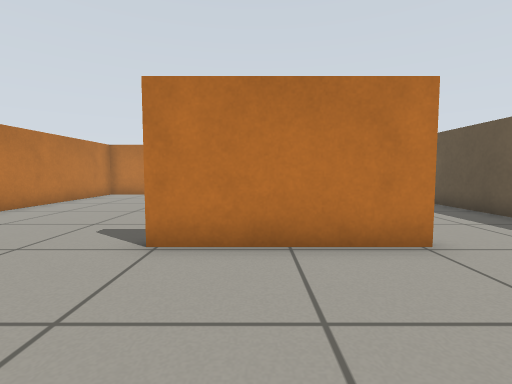
view 1 (above)

17 first-person views from a walk through a world built for the Gazebo simulator. The camera is 0.56 m above the floor, tilts 4° down and sees 85° across. The floor is counted in squares, 0.5 m on a side. Each view is taken from the middle of a square. On the plan, view 1 faces up. The plan holds only what a view shows up to about 12 squares ahead; the rest is blank.

view 2
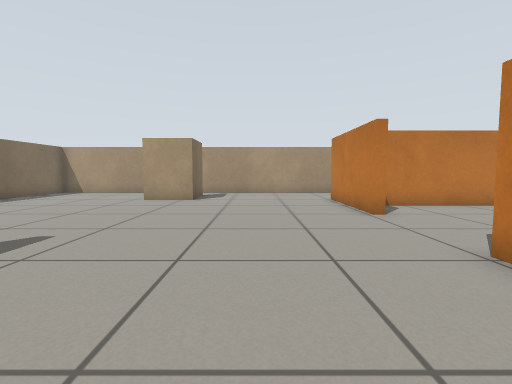

view 3
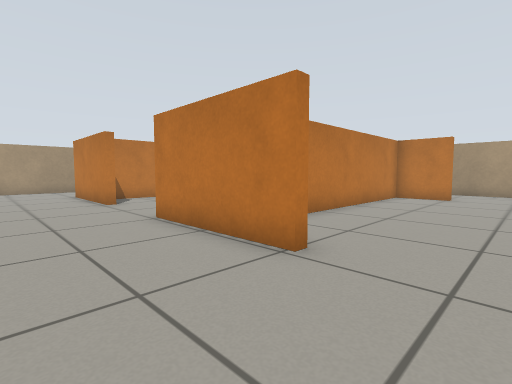

view 4
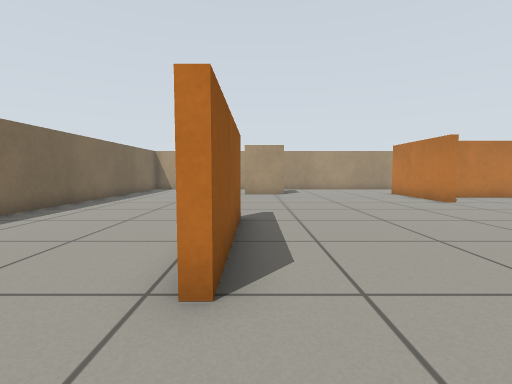

view 5
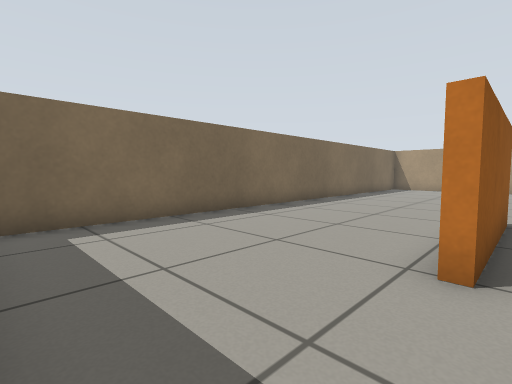

view 6
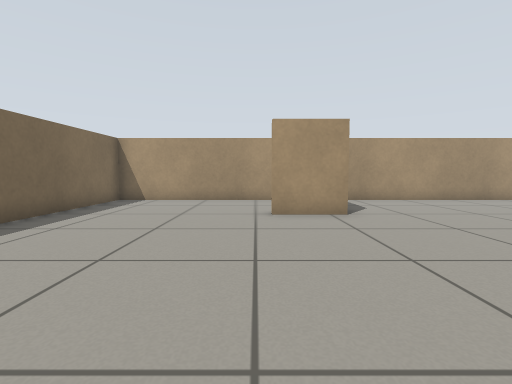

view 7
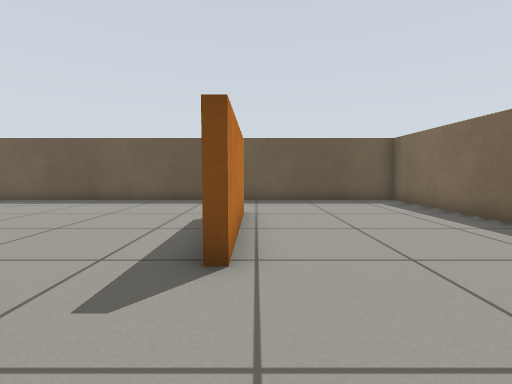

view 8
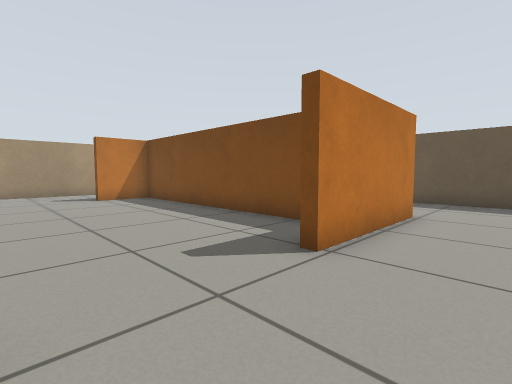

view 9
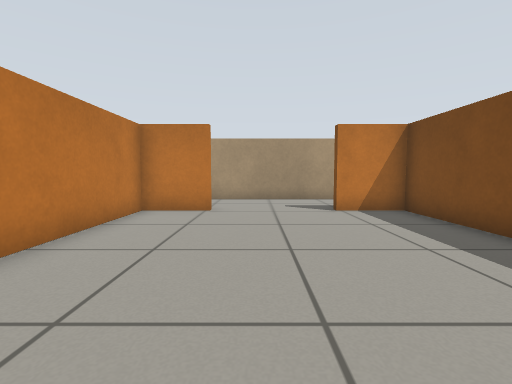

view 10
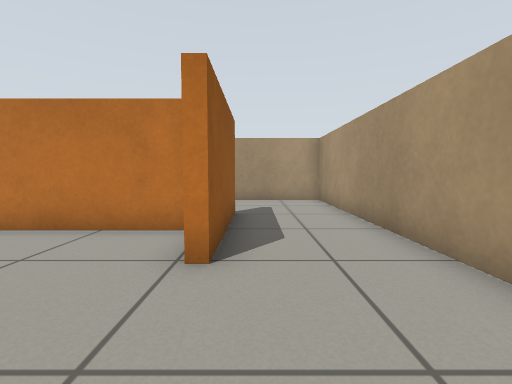

view 11
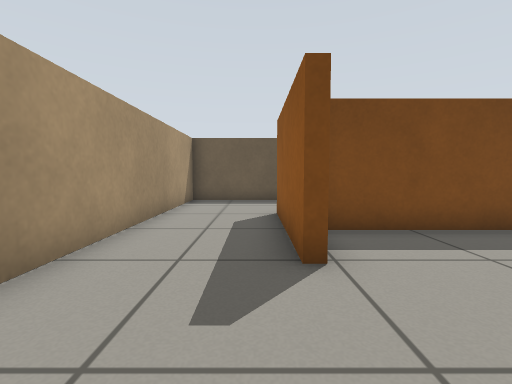

view 12
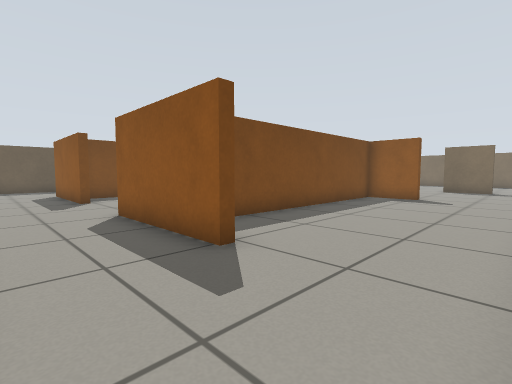

view 13
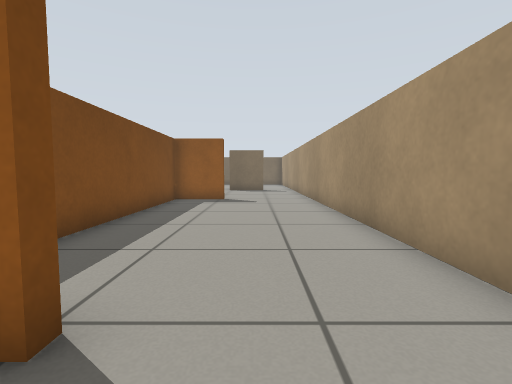

view 14
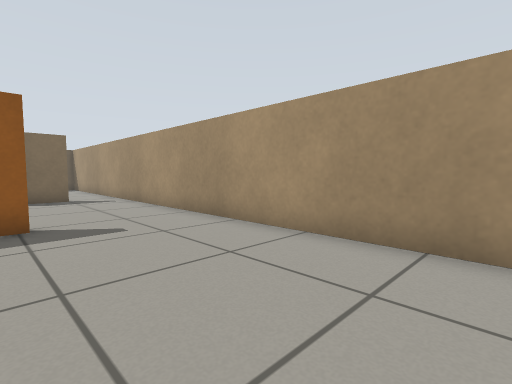

view 15
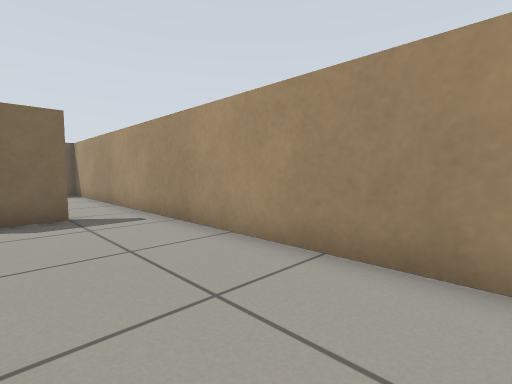

view 16
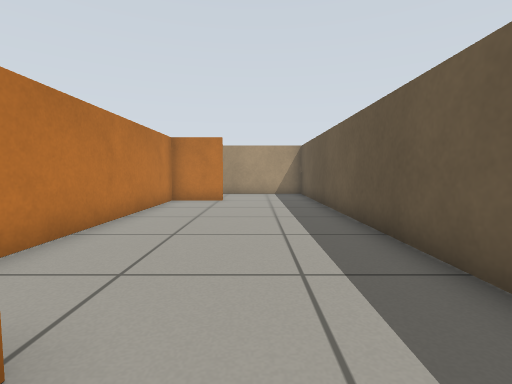

view 17
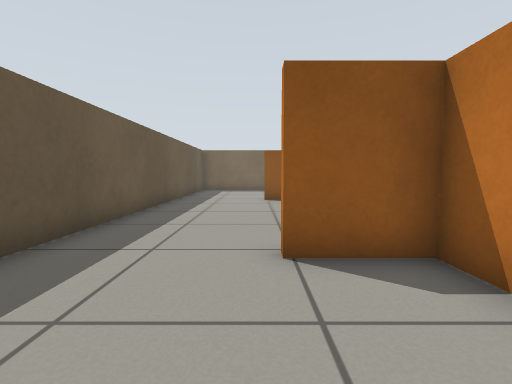

### Floor plan
Points are (right, up) in squares from view 1. A wall is a line through its corners. A room is listed if a view was taken in it or the views show most of it. See-through windows are left out.
Room 1 (views 1, 2, 3, 4, 5, 6, 7, 8, 9, 10, 11, 12, 13, 14, 15, 16, 17)
walls: (-5.2, 4.1) (-9.7, 4.1) (-9.7, 4.4) (-7.7, 4.4) (-7.7, 12.5); (0.4, 5.7) (0.4, 14.1) (-1.6, 14.1) (-1.6, 14.4) (2.7, 14.4); (2.8, 4.1) (-1.6, 4.1) (-1.6, 4.5); (-1.8, -3.4) (2.6, -3.4) (2.6, -3.8); (2.2, -3.7) (-1.8, -3.7); (-11.5, -1.6) (-9.3, -1.6) (-9.3, -3.6); (-5.3, 14.1) (-7.3, 14.1) (-7.3, 5); (2.7, 14.1) (0.7, 14.1) (0.7, 4.4) (2.8, 4.4); (-9.7, 14) (-9.7, 14.4) (-5.3, 14.4); (6.4, -9.6) (6.4, 17.6) (-13.4, 17.6) (-13.4, -9.6) (6.4, -9.6)

Positions as (right, up) in squares from view 1, and headings:
1: (0, 0), facing up
2: (2, 1), facing left
3: (5, 1), facing up-left
4: (5, -3), facing left
5: (6, -3), facing down-left
6: (-2, -4), facing left
7: (-5, -4), facing right
8: (-5, 2), facing up-right
9: (-4, 6), facing up
10: (-2, 15), facing left
11: (-5, 15), facing right
12: (-13, 17), facing down-right
13: (-11, 16), facing down
14: (-9, 11), facing down-left
15: (-10, 6), facing down-left
16: (4, 3), facing up
17: (3, 8), facing down
